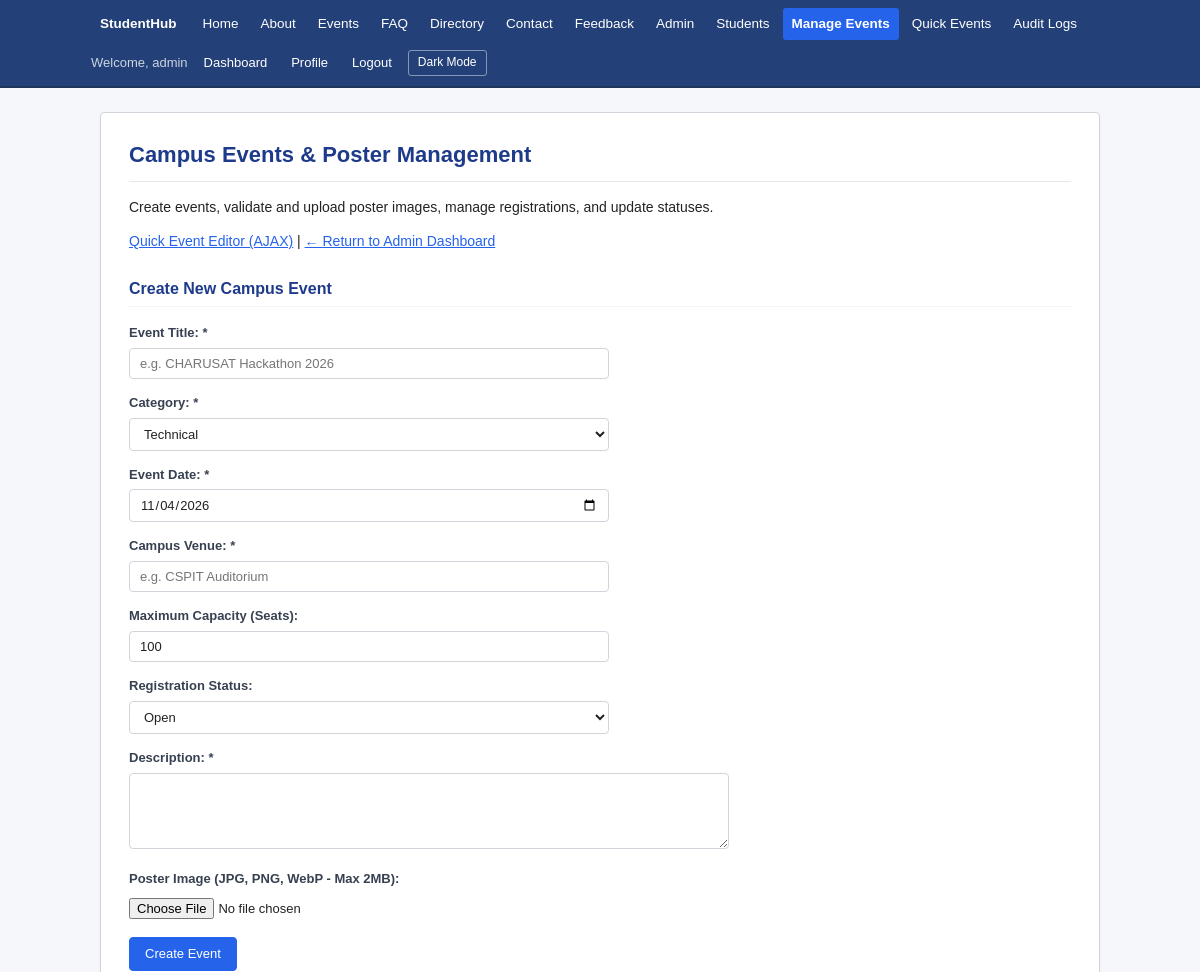
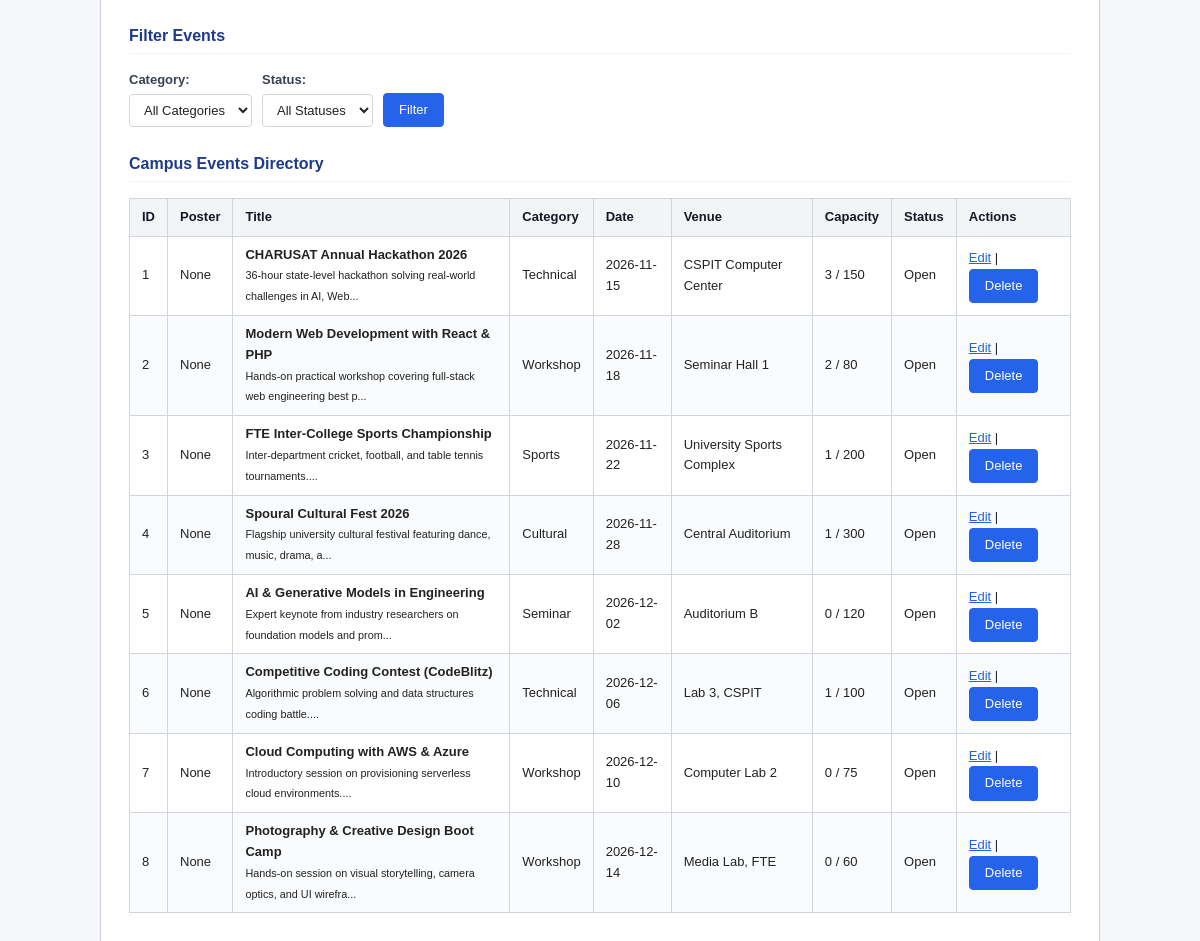
The page /events_manage.php (signed in) on the database its author committed (2 pictures, top to bottom).
### tables this page shows
CREATE TABLE IF NOT EXISTS `events` (
    `id` INT AUTO_INCREMENT PRIMARY KEY,
    `title` VARCHAR(150) NOT NULL,
    `category` VARCHAR(50) NOT NULL,
    `event_date` DATE NOT NULL,
    `venue` VARCHAR(150) NOT NULL,
    `description` TEXT NOT NULL,
    `capacity` INT NOT NULL DEFAULT 100,
    `poster` VARCHAR(255) NULL,
    `status` ENUM('Open', 'Closed', 'Completed') DEFAULT 'Open',
    `created_at` TIMESTAMP DEFAULT CURRENT_TIMESTAMP
);

### events_manage.php (the view, shortened to what this page needs)
<?php
require_once __DIR__ . '/includes/auth.php';
$uploadDir = __DIR__ . '/uploads';
$sql = "SELECT e.*,
        (SELECT COUNT(*) FROM registrations r WHERE r.event_id = e.id) AS reg_count
        FROM events e WHERE 1=1";
$sql .= " ORDER BY e.event_date ASC";
$stmt = $conn->prepare($sql);
$stmt->execute();
$events = $stmt->get_result()->fetch_all(MYSQLI_ASSOC);
$editEvent = null;
include __DIR__ . '/includes/header.php';
?>
<h1>Campus Events & Poster Management</h1>
<p>Create events, validate and upload poster images, manage registrations, and update statuses.</p>
<p>
    <a href="ajax_crud.php">Quick Event Editor (AJAX)</a> |
    <a href="admin_dashboard.php">&larr; Return to Admin Dashboard</a>
</p>
<h2><?= $editEvent ? 'Edit Event Details #' . (int)$editEvent['id'] : 'Create New Campus Event' ?></h2>
<form method="POST" action="events_manage.php" enctype="multipart/form-data">
    <div class="form-group">
        <label for="ev_title">Event Title: *</label>
        <input type="text" id="ev_title" name="title" value="<?= htmlspecialchars($editEvent['title'] ?? '') ?>" placeholder="e.g. CHARUSAT Hackathon 2026" required>
    </div>
    <div class="form-group">
        <label for="ev_category">Category: *</label>
        <select id="ev_category" name="category" required>
            <option value="Technical" <?= ($editEvent['category'] ?? '') === 'Technical' ? 'selected' : '' ?>>Technical</option>
        </select>
    </div>
    <div class="form-group">
        <label for="ev_date">Event Date: *</label>
        <input type="date" id="ev_date" name="event_date" value="<?= htmlspecialchars($editEvent['event_date'] ?? date('Y-m-d', strtotime('+7 days'))) ?>" required>
    </div>
    <div class="form-group">
        <label for="ev_venue">Campus Venue: *</label>
        <input type="text" id="ev_venue" name="venue" value="<?= htmlspecialchars($editEvent['venue'] ?? '') ?>" placeholder="e.g. CSPIT Auditorium" required>
    </div>
    <div class="form-group">
        <label for="ev_capacity">Maximum Capacity (Seats):</label>
        <input type="number" id="ev_capacity" name="capacity" value="<?= (int)($editEvent['capacity'] ?? 100) ?>" min="1" max="1000">
    </div>
    <div class="form-group">
        <label for="ev_status">Registration Status:</label>
        <select id="ev_status" name="status">
            <option value="Open" <?= ($editEvent['status'] ?? '') === 'Open' ? 'selected' : '' ?>>Open</option>
        </select>
    </div>
    <div class="form-group">
        <label for="ev_desc">Description: *</label>
        <textarea id="ev_desc" name="description" rows="4" required><?= htmlspecialchars($editEvent['description'] ?? '') ?></textarea>
    </div>
    <div class="form-group">
        <label for="ev_poster">Poster Image (JPG, PNG, WebP - Max 2MB):</label>
        <input type="file" id="ev_poster" name="poster" accept="image/jpeg,image/png,image/webp">
    </div>
    <div class="form-group">
        <input type="submit" value="<?= $editEvent ? 'Save Modifications' : 'Create Event' ?>">
    </div>
</form>
<h2>Filter Events</h2>
<form method="GET" action="events_manage.php">
    <div style="display: flex; flex-wrap: wrap; gap: 10px; align-items: flex-end;">
        <div>
            <label for="cat">Category:</label>
            <select id="cat" name="cat">
                <option value="all">All Categories</option>
            </select>
        </div>
        <div>
            <label for="status">Status:</label>
            <select id="status" name="status">
                <option value="all">All Statuses</option>
            </select>
        </div>
        <div>
            <input type="submit" value="Filter">
        </div>
    </div>
</form>
<h2>Campus Events Directory</h2>
<table>
    <thead>
        <tr>
            <th>ID</th>
            <th>Poster</th>
            <th>Title</th>
            <th>Category</th>
            <th>Date</th>
            <th>Venue</th>
            <th>Capacity</th>
            <th>Status</th>
            <th>Actions</th>
        </tr>
    </thead>
    <tbody>
        <?php if (!empty($events)): ?>
            <?php foreach ($events as $ev): ?>
                <tr>
                    <td><?= (int)$ev['id'] ?></td>
                    <td>
                        <?php if (!empty($ev['poster']) && file_exists($uploadDir . '/' . $ev['poster'])): ?>
                            <a href="uploads/<?= rawurlencode($ev['poster']) ?>" target="_blank">View Poster</a>
                        <?php else: ?>
                            None
                        <?php endif; ?>
                    </td>
                    <td>
                        <strong><?= htmlspecialchars($ev['title']) ?></strong>
                        <br>
                        <small><?= htmlspecialchars(substr($ev['description'], 0, 70)) ?>...</small>
                    </td>
                    <td><?= htmlspecialchars($ev['category']) ?></td>
                    <td><?= htmlspecialchars($ev['event_date']) ?></td>
                    <td><?= htmlspecialchars($ev['venue']) ?></td>
                    <td><?= (int)$ev['reg_count'] ?> / <?= (int)$ev['capacity'] ?></td>
                    <td><?= htmlspecialchars($ev['status']) ?></td>
                    <td>
                        <a href="events_manage.php?edit_id=<?= (int)$ev['id'] ?>">Edit</a> |
                        <form method="POST" action="events_manage.php" onsubmit="return confirm('Delete event <?= htmlspecialchars($ev['title']) ?>?');" style="display:inline; margin:0;">
                            <input type="submit" value="Delete" class="btn btn-danger btn-sm">
                        </form>
                    </td>
                </tr>
            <?php endforeach; ?>
        <?php else: ?>
            <tr>
                <td colspan="9">No events match your filter criteria.</td>
            </tr>
        <?php endif; ?>
    </tbody>
</table>
<?php include __DIR__ . '/includes/footer.php'; ?>

### style.css (style rules this page uses)
* { box-sizing: border-box; }
body { font-family: Arial, Helvetica, sans-serif; font-size: 14px; line-height: 1.6; color: #222222; background-color: #f5f7fa; margin: 0; padding: 0; }
a { color: #2563eb; text-decoration: underline; }
h1 { font-size: 22px; font-weight: bold; color: #1e3a8a; margin-top: 0; margin-bottom: 14px; padding-bottom: 8px; border-bottom: 1px solid #e5e7eb; }
h2 { font-size: 16px; font-weight: bold; color: #1e3a8a; margin-top: 24px; margin-bottom: 10px; padding-bottom: 4px; border-bottom: 1px solid #f3f4f6; }
p { margin-top: 0; margin-bottom: 12px; color: #222222; }
table { width: 100%; border-collapse: collapse; margin: 16px 0; font-size: 13px; background-color: #ffffff; }
th, td { border: 1px solid #d1d5db; padding: 8px 12px; text-align: left; vertical-align: middle; }
th { background-color: #f3f4f6; color: #111827; font-weight: 600; }
tr:nth-child(even) { background-color: #fafbfc; }
form { margin: 16px 0; }
.form-group, .mb-3 { margin-bottom: 14px; }
label { display: block; font-weight: 600; color: #374151; margin-bottom: 4px; font-size: 13px; }
input[type="text"], input[type="email"], input[type="password"], input[type="tel"], input[type="number"], input[type="date"], select, textarea { width: 100%; max-width: 480px; padding: 7px 10px; border: 1px solid #d1d5db; border-radius: 4px; font-family: inherit; font-size: 13px; background-color: #ffffff; color: #222222; transition: border-color 0.15s ease; }
input[type="file"] { font-size: 13px; margin: 4px 0; }
textarea { max-width: 600px; resize: vertical; }
input[type="submit"], button, .btn { background-color: #2563eb; color: #ffffff; border: 1px solid #2563eb; border-radius: 4px; padding: 7px 15px; font-size: 13px; font-weight: 500; cursor: pointer; text-decoration: none; display: inline-block; line-height: 1.4; transition: background-color 0.15s ease; }
.btn-danger { background-color: #dc2626; color: #ffffff; border: 1px solid #dc2626; }
.btn-sm { padding: 4px 8px; font-size: 12px; }

### rows shown on the page
events: id "1", shows "None", title "CHARUSAT Annual Hackathon 2026", description "36-hour state-level hackathon solving real-world challenges in AI, Web", category "Technical", event_date "2026-11-15", venue "CSPIT Computer Center", reg_count "3", capacity "150", status "Open"
events: id "2", shows "None", title "Modern Web Development with React & PHP", description "Hands-on practical workshop covering full-stack web engineering best p", category "Workshop", event_date "2026-11-18", venue "Seminar Hall 1", reg_count "2", capacity "80", status "Open"
events: id "3", shows "None", title "FTE Inter-College Sports Championship", description "Inter-department cricket, football, and table tennis tournaments.", category "Sports", event_date "2026-11-22", venue "University Sports Complex", reg_count "1", capacity "200", status "Open"
events: id "4", shows "None", title "Spoural Cultural Fest 2026", description "Flagship university cultural festival featuring dance, music, drama, a", category "Cultural", event_date "2026-11-28", venue "Central Auditorium", reg_count "1", capacity "300", status "Open"
events: id "5", shows "None", title "AI & Generative Models in Engineering", description "Expert keynote from industry researchers on foundation models and prom", category "Seminar", event_date "2026-12-02", venue "Auditorium B", reg_count "0", capacity "120", status "Open"
events: id "6", shows "None", title "Competitive Coding Contest (CodeBlitz)", description "Algorithmic problem solving and data structures coding battle.", category "Technical", event_date "2026-12-06", venue "Lab 3, CSPIT", reg_count "1", capacity "100", status "Open"
events: id "7", shows "None", title "Cloud Computing with AWS & Azure", description "Introductory session on provisioning serverless cloud environments.", category "Workshop", event_date "2026-12-10", venue "Computer Lab 2", reg_count "0", capacity "75", status "Open"
events: id "8", shows "None", title "Photography & Creative Design Boot Camp", description "Hands-on session on visual storytelling, camera optics, and UI wirefra", category "Workshop", event_date "2026-12-14", venue "Media Lab, FTE", reg_count "0", capacity "60", status "Open"

### other values the page prints
$currentUser['username'] "admin"
